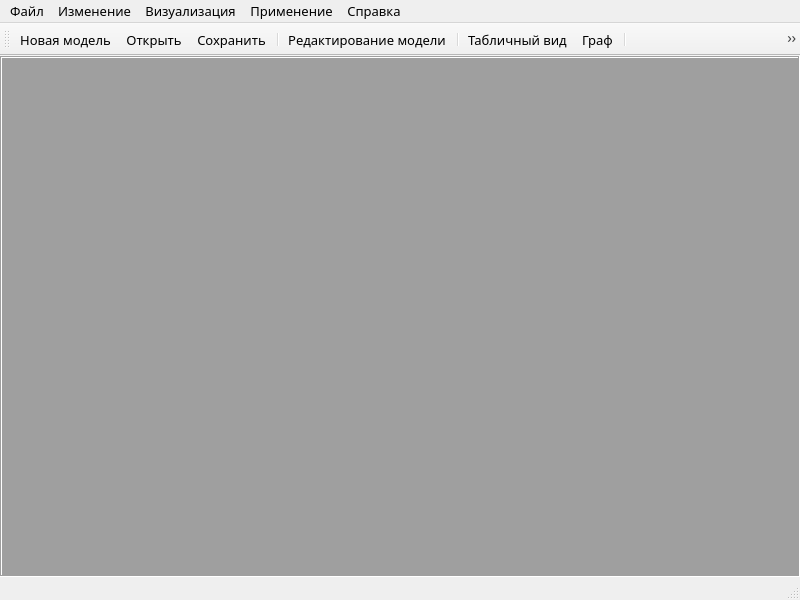
<?xml version="1.0" encoding="UTF-8"?>
<ui version="4.0">
 <class>MainWindow</class>
 <widget class="QMainWindow" name="MainWindow">
  <property name="geometry">
   <rect>
    <x>0</x>
    <y>0</y>
    <width>800</width>
    <height>600</height>
   </rect>
  </property>
  <property name="minimumSize">
   <size>
    <width>800</width>
    <height>600</height>
   </size>
  </property>
  <property name="font">
   <font>
    <family>Franklin Gothic Medium</family>
    <pointsize>10</pointsize>
   </font>
  </property>
  <property name="windowTitle">
   <string>Когнитивное моделирование систем управления</string>
  </property>
  <property name="windowIcon">
   <iconset resource="../icons/forms_resources.qrc">
    <normaloff>:/icons/main.png</normaloff>:/icons/main.png</iconset>
  </property>
  <widget class="QWidget" name="centralwidget">
   <layout class="QGridLayout" name="gridLayout">
    <property name="leftMargin">
     <number>0</number>
    </property>
    <property name="topMargin">
     <number>0</number>
    </property>
    <property name="rightMargin">
     <number>0</number>
    </property>
    <property name="bottomMargin">
     <number>0</number>
    </property>
    <property name="spacing">
     <number>0</number>
    </property>
    <item row="0" column="0">
     <widget class="QMdiArea" name="mdiArea">
      <property name="frameShape">
       <enum>QFrame::Box</enum>
      </property>
      <property name="frameShadow">
       <enum>QFrame::Sunken</enum>
      </property>
     </widget>
    </item>
   </layout>
  </widget>
  <widget class="QMenuBar" name="menubar">
   <property name="geometry">
    <rect>
     <x>0</x>
     <y>0</y>
     <width>800</width>
     <height>23</height>
    </rect>
   </property>
   <widget class="QMenu" name="menu">
    <property name="title">
     <string>Файл</string>
    </property>
    <addaction name="action_new"/>
    <addaction name="separator"/>
    <addaction name="action_open"/>
    <addaction name="separator"/>
    <addaction name="action_save"/>
    <addaction name="action_save_as"/>
    <addaction name="separator"/>
    <addaction name="action_exit"/>
   </widget>
   <widget class="QMenu" name="menu_2">
    <property name="title">
     <string>Изменение</string>
    </property>
    <addaction name="action_edit"/>
    <addaction name="action_clear_links"/>
    <addaction name="action_clear_factors"/>
   </widget>
   <widget class="QMenu" name="menu_3">
    <property name="title">
     <string>Применение</string>
    </property>
    <addaction name="action_imitation"/>
    <addaction name="separator"/>
    <addaction name="action_process"/>
    <addaction name="separator"/>
    <addaction name="action_prediction"/>
    <addaction name="action_control"/>
   </widget>
   <widget class="QMenu" name="menu_4">
    <property name="title">
     <string>Визуализация</string>
    </property>
    <addaction name="action_table"/>
    <addaction name="action_graph"/>
   </widget>
   <widget class="QMenu" name="menu_5">
    <property name="title">
     <string>Справка</string>
    </property>
    <addaction name="action_help"/>
    <addaction name="separator"/>
    <addaction name="action_about"/>
    <addaction name="action_Qt"/>
   </widget>
   <addaction name="menu"/>
   <addaction name="menu_2"/>
   <addaction name="menu_4"/>
   <addaction name="menu_3"/>
   <addaction name="menu_5"/>
  </widget>
  <widget class="QStatusBar" name="statusbar"/>
  <widget class="QToolBar" name="toolBar">
   <property name="windowTitle">
    <string>toolBar</string>
   </property>
   <attribute name="toolBarArea">
    <enum>TopToolBarArea</enum>
   </attribute>
   <attribute name="toolBarBreak">
    <bool>false</bool>
   </attribute>
   <addaction name="action_new"/>
   <addaction name="action_open"/>
   <addaction name="action_save"/>
   <addaction name="separator"/>
   <addaction name="action_edit"/>
   <addaction name="separator"/>
   <addaction name="action_table"/>
   <addaction name="action_graph"/>
   <addaction name="separator"/>
   <addaction name="action_imitation"/>
   <addaction name="action_process"/>
   <addaction name="action_prediction"/>
   <addaction name="action_control"/>
   <addaction name="separator"/>
   <addaction name="action_theme"/>
  </widget>
  <action name="action_new">
   <property name="icon">
    <iconset resource="../icons/forms_resources.qrc">
     <normaloff>:/icons/new.png</normaloff>:/icons/new.png</iconset>
   </property>
   <property name="text">
    <string>Новая модель...</string>
   </property>
   <property name="toolTip">
    <string>Создать пустую модель</string>
   </property>
   <property name="shortcut">
    <string>Ctrl+N</string>
   </property>
  </action>
  <action name="action_open">
   <property name="icon">
    <iconset resource="../icons/forms_resources.qrc">
     <normaloff>:/icons/open.png</normaloff>:/icons/open.png</iconset>
   </property>
   <property name="text">
    <string>Открыть...</string>
   </property>
   <property name="toolTip">
    <string>Открыть файл с моделью</string>
   </property>
   <property name="shortcut">
    <string>Ctrl+O</string>
   </property>
  </action>
  <action name="action_save">
   <property name="icon">
    <iconset resource="../icons/forms_resources.qrc">
     <normaloff>:/icons/save.png</normaloff>:/icons/save.png</iconset>
   </property>
   <property name="text">
    <string>Сохранить</string>
   </property>
   <property name="toolTip">
    <string>Сохранить текущую модель в файл</string>
   </property>
   <property name="shortcut">
    <string>Ctrl+S</string>
   </property>
  </action>
  <action name="action_save_as">
   <property name="text">
    <string>Сохранить как...</string>
   </property>
   <property name="toolTip">
    <string>Выбрать файл для сохранения модели</string>
   </property>
   <property name="shortcut">
    <string>Ctrl+Shift+S</string>
   </property>
  </action>
  <action name="action_exit">
   <property name="icon">
    <iconset resource="../icons/forms_resources.qrc">
     <normaloff>:/icons/exit.png</normaloff>:/icons/exit.png</iconset>
   </property>
   <property name="text">
    <string>Выход</string>
   </property>
   <property name="toolTip">
    <string>Завершить работу с приложением</string>
   </property>
   <property name="shortcut">
    <string>Ctrl+Q</string>
   </property>
  </action>
  <action name="action_clear_links">
   <property name="icon">
    <iconset resource="../icons/forms_resources.qrc">
     <normaloff>:/icons/clear-links.png</normaloff>:/icons/clear-links.png</iconset>
   </property>
   <property name="text">
    <string>Очистить связи</string>
   </property>
   <property name="toolTip">
    <string>Удалить все связи из модели</string>
   </property>
   <property name="shortcut">
    <string>Ctrl+X</string>
   </property>
  </action>
  <action name="action_clear_factors">
   <property name="icon">
    <iconset resource="../icons/forms_resources.qrc">
     <normaloff>:/icons/clear-factors.png</normaloff>:/icons/clear-factors.png</iconset>
   </property>
   <property name="text">
    <string>Очистить факторы</string>
   </property>
   <property name="shortcut">
    <string>Ctrl+Shift+X</string>
   </property>
  </action>
  <action name="action_edit">
   <property name="icon">
    <iconset resource="../icons/forms_resources.qrc">
     <normaloff>:/icons/edit.png</normaloff>:/icons/edit.png</iconset>
   </property>
   <property name="text">
    <string>Редактирование модели</string>
   </property>
   <property name="toolTip">
    <string>Приступить к изменению описания модели, её факторов и связей</string>
   </property>
   <property name="shortcut">
    <string>Ctrl+E</string>
   </property>
  </action>
  <action name="action_imitation">
   <property name="icon">
    <iconset resource="../icons/forms_resources.qrc">
     <normaloff>:/icons/imitation.png</normaloff>:/icons/imitation.png</iconset>
   </property>
   <property name="text">
    <string>Создание имитационных данных</string>
   </property>
   <property name="toolTip">
    <string>Начать процесс формирования имитационных данных</string>
   </property>
   <property name="shortcut">
    <string>Ctrl+I</string>
   </property>
  </action>
  <action name="action_prediction">
   <property name="icon">
    <iconset resource="../icons/forms_resources.qrc">
     <normaloff>:/icons/prediction.png</normaloff>:/icons/prediction.png</iconset>
   </property>
   <property name="text">
    <string>Прогнозирование по модели</string>
   </property>
   <property name="toolTip">
    <string>Определение последствий подачи управляющих воздействий</string>
   </property>
   <property name="shortcut">
    <string>Ctrl+P</string>
   </property>
  </action>
  <action name="action_control">
   <property name="icon">
    <iconset resource="../icons/forms_resources.qrc">
     <normaloff>:/icons/control.png</normaloff>:/icons/control.png</iconset>
   </property>
   <property name="text">
    <string>Определение управления</string>
   </property>
   <property name="toolTip">
    <string>Определение нужных управляющих воздействий для приближения к заданным значениям целевых факторов</string>
   </property>
   <property name="shortcut">
    <string>Ctrl+N</string>
   </property>
  </action>
  <action name="action_table">
   <property name="icon">
    <iconset resource="../icons/forms_resources.qrc">
     <normaloff>:/icons/table.png</normaloff>:/icons/table.png</iconset>
   </property>
   <property name="text">
    <string>Табличный вид</string>
   </property>
   <property name="toolTip">
    <string>Окно с табличным представлением когнитивной модели</string>
   </property>
   <property name="shortcut">
    <string>Ctrl+T</string>
   </property>
  </action>
  <action name="action_graph">
   <property name="icon">
    <iconset resource="../icons/forms_resources.qrc">
     <normaloff>:/icons/graph.png</normaloff>:/icons/graph.png</iconset>
   </property>
   <property name="text">
    <string>Граф</string>
   </property>
   <property name="toolTip">
    <string>Графовое представление когнитивной модели</string>
   </property>
   <property name="shortcut">
    <string>Ctrl+G</string>
   </property>
  </action>
  <action name="action_process">
   <property name="icon">
    <iconset resource="../icons/forms_resources.qrc">
     <normaloff>:/icons/process.png</normaloff>:/icons/process.png</iconset>
   </property>
   <property name="text">
    <string>Оценка переходного процесса</string>
   </property>
   <property name="toolTip">
    <string>Оценка переходного процесса в системе, состоящей только из количественных факторов</string>
   </property>
   <property name="shortcut">
    <string>Ctrl+R</string>
   </property>
  </action>
  <action name="action_help">
   <property name="icon">
    <iconset resource="../icons/forms_resources.qrc">
     <normaloff>:/icons/help.png</normaloff>:/icons/help.png</iconset>
   </property>
   <property name="text">
    <string>Помощь</string>
   </property>
   <property name="toolTip">
    <string>Подробное руководство для использования программы</string>
   </property>
   <property name="shortcut">
    <string>F1</string>
   </property>
  </action>
  <action name="action_about">
   <property name="text">
    <string>О программе</string>
   </property>
   <property name="toolTip">
    <string>Сведения о программе, ей версии и авторе</string>
   </property>
  </action>
  <action name="action_Qt">
   <property name="text">
    <string>О Qt</string>
   </property>
  </action>
  <action name="action_theme">
   <property name="icon">
    <iconset resource="../icons/forms_resources.qrc">
     <normaloff>:/icons/Theme.png</normaloff>:/icons/Theme.png</iconset>
   </property>
   <property name="text">
    <string>Сменить тему</string>
   </property>
   <property name="toolTip">
    <string>Меняет тему приложения</string>
   </property>
  </action>
 </widget>
 <resources>
  <include location="../icons/forms_resources.qrc"/>
 </resources>
 <connections/>
</ui>
